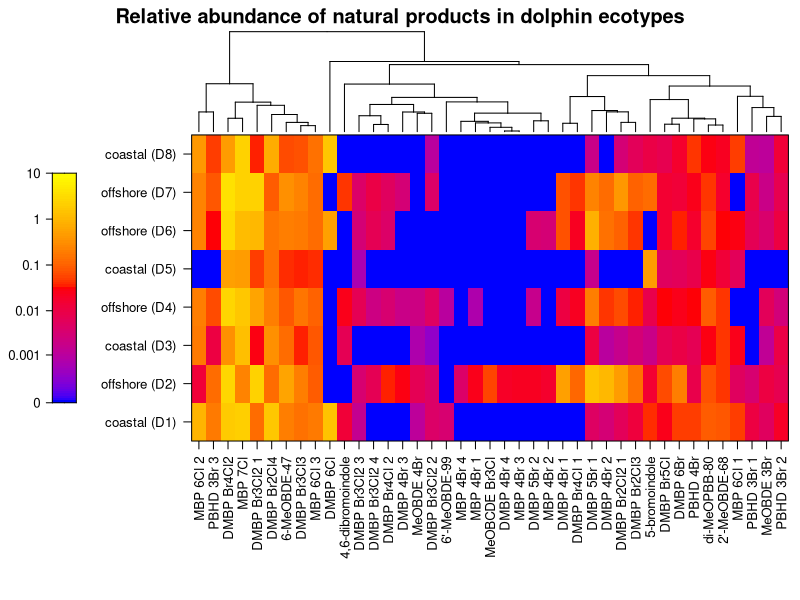

Recreate this plot in R.
library(lattice)
library(latticeExtra)

# Read data
x <- read.csv("Example 2 Data.csv", stringsAsFactors = FALSE, na.strings = c("", "NA"))

# Subset data and prepate sample names
x <- x[x$Category1 == "natural", ]
x$SampleCode <- paste(x$Ecotype, " (", substr(x$Sample, (nchar(x$Sample) - 2) + 1, nchar(x$Sample)), ")", sep = "")
heatmapData <- x[, c("SampleCode", "Compound", "RelativeArea")]

# Convert to log scale
heatmapData$RelativeArea <- log10(heatmapData$RelativeArea + 0.0001) 

# Convert to wide format
heatmapData <- reshape(heatmapData,
                       v.names = "RelativeArea",
                       idvar = "SampleCode",
                       timevar = "Compound",
                       direction = "wide")

heatmapMatrix <- data.matrix(heatmapData[, -1]) # Remove first column

# Convert non-detects
heatmapMatrix[is.na(heatmapMatrix)] <- -4

# Prepare row and column names
rownames(heatmapMatrix) <- heatmapData$SampleCode
colnames(heatmapMatrix) <- sapply(strsplit(colnames(heatmapMatrix), split = ".", fixed = TRUE), "[[", j = 2)

# Clustering
heatmapMatrix <- t(heatmapMatrix)
rowDendrogram <- as.dendrogram(hclust(dist(heatmapMatrix)))
rowOrder <- order.dendrogram(rowDendrogram)
columnDendrogram <- as.dendrogram(hclust(dist(t(heatmapMatrix))))
columnOrder <- order.dendrogram(columnDendrogram)

lattice.options(axis.padding=list(factor = 0.5))

# Do not set y-axis order based on clustering (and remove right dendogram)
p3 <- levelplot(heatmapMatrix[rowOrder, ], # remove columnOrder
                aspect = "fill", 
                scales = list(x = list(rot = 90), tck = c(1,0)),
                # scales = list(x = list(draw = FALSE)), # To remove axis if needed
                colorkey = list(space = "left",
                                col = colorRampPalette(c("blue", "red", "yellow"), 
                                                       space = "Lab")(100),
                                height = 0.75,
                                labels = list(at = c(log10(0+0.0001),
                                                     log10(0.001+0.0001),
                                                     log10(0.01+0.0001),
                                                     log10(0.1+0.0001),
                                                     log10(1+0.0001),
                                                     log10(10+0.0001)),
                                              labels = c(0, 0.001, 0.01, 0.1, 1, 10)
                                )
                ),
                col.regions = colorRampPalette(c("blue", "red", "yellow"), space = "Lab")(100),
                xlab = NULL, ylab = NULL, 
                main = "Relative abundance of natural products in dolphin ecotypes",
                at = seq(log10(0.0001), log10(10 + 0.0001), length.out = 100),
                par.settings = list(layout.widths = list(axis.key.padding = -1.5),
                                    layout.heights = list(key.axis.padding = -1.5)),
                legend =
                  list(top = list(fun = dendrogramGrob, # remove right dendogram
                                  args = list(x = rowDendrogram, side = "top", size = 5)))
)

print(p3)
